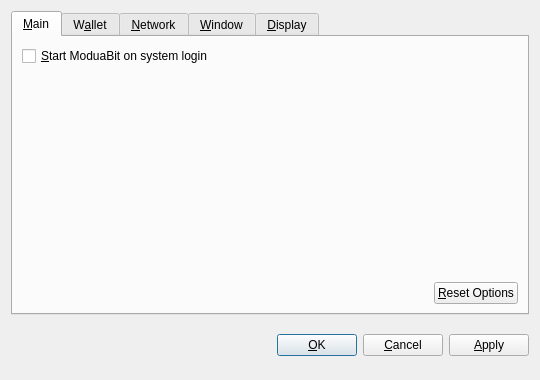
<?xml version="1.0" encoding="UTF-8"?>
<ui version="4.0">
 <class>OptionsDialog</class>
 <widget class="QDialog" name="OptionsDialog">
  <property name="geometry">
   <rect>
    <x>0</x>
    <y>0</y>
    <width>540</width>
    <height>380</height>
   </rect>
  </property>
  <property name="windowTitle">
   <string>Options</string>
  </property>
  <property name="modal">
   <bool>true</bool>
  </property>
  <layout class="QVBoxLayout" name="verticalLayout">
   <item>
    <widget class="QTabWidget" name="tabWidget">
     <property name="tabPosition">
      <enum>QTabWidget::North</enum>
     </property>
     <property name="currentIndex">
      <number>0</number>
     </property>
     <widget class="QWidget" name="tabMain">
      <attribute name="title">
       <string>&amp;Main</string>
      </attribute>
      <layout class="QVBoxLayout" name="verticalLayout_Main">
       <item>
        <widget class="QCheckBox" name="bitcoinAtStartup">
         <property name="toolTip">
          <string>Automatically start ModuaBit after logging in to the system.</string>
         </property>
         <property name="text">
          <string>&amp;Start ModuaBit on system login</string>
         </property>
        </widget>
       </item>
       <item>
        <spacer name="verticalSpacer_Main">
         <property name="orientation">
          <enum>Qt::Vertical</enum>
         </property>
         <property name="sizeHint" stdset="0">
          <size>
           <width>20</width>
           <height>40</height>
          </size>
         </property>
        </spacer>
       </item>
       <item>
        <layout class="QHBoxLayout" name="horizontalLayout_2_Main">
         <item>
          <spacer name="horizontalSpacer_2_Main">
           <property name="orientation">
            <enum>Qt::Horizontal</enum>
           </property>
           <property name="sizeHint" stdset="0">
            <size>
             <width>40</width>
             <height>20</height>
            </size>
           </property>
          </spacer>
         </item>
         <item>
          <widget class="QPushButton" name="resetButton">
           <property name="toolTip">
            <string>Reset all client options to default.</string>
           </property>
           <property name="text">
            <string>&amp;Reset Options</string>
           </property>
           <property name="autoDefault">
            <bool>false</bool>
           </property>
          </widget>
         </item>
        </layout>
       </item>
      </layout>
     </widget>
     <widget class="QWidget" name="tabWallet">
      <attribute name="title">
       <string>W&amp;allet</string>
      </attribute>
      <layout class="QVBoxLayout" name="verticalLayout_Network">
       <item>
        <widget class="QLabel" name="transactionFeeInfoLabel">
         <property name="text">
          <string>Optional transaction fee per kB that helps make sure your transactions are processed quickly. Most transactions are 1 kB.</string>
         </property>
         <property name="textFormat">
          <enum>Qt::PlainText</enum>
         </property>
         <property name="wordWrap">
          <bool>true</bool>
         </property>
        </widget>
       </item>
       <item>
        <layout class="QHBoxLayout" name="horizontalLayout_1_Main">
         <item>
          <widget class="QLabel" name="transactionFeeLabel">
           <property name="text">
            <string>Pay transaction &amp;fee</string>
           </property>
           <property name="textFormat">
            <enum>Qt::PlainText</enum>
           </property>
           <property name="buddy">
            <cstring>transactionFee</cstring>
           </property>
          </widget>
         </item>
         <item>
          <widget class="BitcoinAmountField" name="transactionFee"/>
         </item>
         <item>
          <spacer name="horizontalSpacer_1_Main">
           <property name="orientation">
            <enum>Qt::Horizontal</enum>
           </property>
           <property name="sizeHint" stdset="0">
            <size>
             <width>40</width>
             <height>20</height>
            </size>
           </property>
          </spacer>
         </item>
        </layout>
       </item>
       <item>
        <widget class="QLabel" name="label">
         <property name="text">
          <string>If you disable the spending of unconfirmed change, the change from a transaction cannot be used until that transaction has at least one confirmation. This also affects how your balance is computed.</string>
         </property>
         <property name="wordWrap">
          <bool>true</bool>
         </property>
        </widget>
       </item>
       <item>
        <widget class="QCheckBox" name="spendZeroConfChange">
         <property name="text">
          <string>Spend unconfirmed change  (experts only)</string>
         </property>
        </widget>
       </item>
       <item>
        <spacer name="verticalSpacer">
         <property name="orientation">
          <enum>Qt::Vertical</enum>
         </property>
         <property name="sizeHint" stdset="0">
          <size>
           <width>20</width>
           <height>40</height>
          </size>
         </property>
        </spacer>
       </item>
      </layout>
     </widget>
     <widget class="QWidget" name="tabNetwork">
      <attribute name="title">
       <string>&amp;Network</string>
      </attribute>
      <layout class="QVBoxLayout" name="verticalLayout_Network">
       <item>
        <widget class="QCheckBox" name="mapPortUpnp">
         <property name="toolTip">
          <string>Automatically open the ModuaBit client port on the router. This only works when your router supports UPnP and it is enabled.</string>
         </property>
         <property name="text">
          <string>Map port using &amp;UPnP</string>
         </property>
        </widget>
       </item>
       <item>
        <widget class="QCheckBox" name="connectSocks">
         <property name="toolTip">
          <string>Connect to the ModuaBit network through a SOCKS proxy (e.g. when connecting through Tor).</string>
         </property>
         <property name="text">
          <string>&amp;Connect through SOCKS proxy:</string>
         </property>
        </widget>
       </item>
       <item>
        <layout class="QHBoxLayout" name="horizontalLayout_Network">
         <item>
          <widget class="QLabel" name="proxyIpLabel">
           <property name="text">
            <string>Proxy &amp;IP:</string>
           </property>
           <property name="textFormat">
            <enum>Qt::PlainText</enum>
           </property>
           <property name="buddy">
            <cstring>proxyIp</cstring>
           </property>
          </widget>
         </item>
         <item>
          <widget class="QValidatedLineEdit" name="proxyIp">
           <property name="maximumSize">
            <size>
             <width>140</width>
             <height>16777215</height>
            </size>
           </property>
           <property name="toolTip">
            <string>IP address of the proxy (e.g. 127.0.0.1)</string>
           </property>
          </widget>
         </item>
         <item>
          <widget class="QLabel" name="proxyPortLabel">
           <property name="text">
            <string>&amp;Port:</string>
           </property>
           <property name="textFormat">
            <enum>Qt::PlainText</enum>
           </property>
           <property name="buddy">
            <cstring>proxyPort</cstring>
           </property>
          </widget>
         </item>
         <item>
          <widget class="QLineEdit" name="proxyPort">
           <property name="maximumSize">
            <size>
             <width>55</width>
             <height>16777215</height>
            </size>
           </property>
           <property name="toolTip">
            <string>Port of the proxy (e.g. 9050)</string>
           </property>
          </widget>
         </item>
         <item>
          <widget class="QLabel" name="socksVersionLabel">
           <property name="text">
            <string>SOCKS &amp;Version:</string>
           </property>
           <property name="textFormat">
            <enum>Qt::PlainText</enum>
           </property>
           <property name="buddy">
            <cstring>socksVersion</cstring>
           </property>
          </widget>
         </item>
         <item>
          <widget class="QValueComboBox" name="socksVersion">
           <property name="toolTip">
            <string>SOCKS version of the proxy (e.g. 5)</string>
           </property>
          </widget>
         </item>
         <item>
          <spacer name="horizontalSpacer_Network">
           <property name="orientation">
            <enum>Qt::Horizontal</enum>
           </property>
           <property name="sizeHint" stdset="0">
            <size>
             <width>40</width>
             <height>20</height>
            </size>
           </property>
          </spacer>
         </item>
        </layout>
       </item>
       <item>
        <spacer name="verticalSpacer_Network">
         <property name="orientation">
          <enum>Qt::Vertical</enum>
         </property>
         <property name="sizeHint" stdset="0">
          <size>
           <width>20</width>
           <height>40</height>
          </size>
         </property>
        </spacer>
       </item>
      </layout>
     </widget>
     <widget class="QWidget" name="tabWindow">
      <attribute name="title">
       <string>&amp;Window</string>
      </attribute>
      <layout class="QVBoxLayout" name="verticalLayout_Window">
       <item>
        <widget class="QCheckBox" name="minimizeToTray">
         <property name="toolTip">
          <string>Show only a tray icon after minimizing the window.</string>
         </property>
         <property name="text">
          <string>&amp;Minimize to the tray instead of the taskbar</string>
         </property>
        </widget>
       </item>
       <item>
        <widget class="QCheckBox" name="minimizeOnClose">
         <property name="toolTip">
          <string>Minimize instead of exit the application when the window is closed. When this option is enabled, the application will be closed only after selecting Quit in the menu.</string>
         </property>
         <property name="text">
          <string>M&amp;inimize on close</string>
         </property>
        </widget>
       </item>
       <item>
        <spacer name="verticalSpacer_Window">
         <property name="orientation">
          <enum>Qt::Vertical</enum>
         </property>
         <property name="sizeHint" stdset="0">
          <size>
           <width>20</width>
           <height>40</height>
          </size>
         </property>
        </spacer>
       </item>
      </layout>
     </widget>
     <widget class="QWidget" name="tabDisplay">
      <attribute name="title">
       <string>&amp;Display</string>
      </attribute>
      <layout class="QVBoxLayout" name="verticalLayout_Display">
       <item>
        <layout class="QHBoxLayout" name="horizontalLayout_1_Display">
         <item>
          <widget class="QLabel" name="langLabel">
           <property name="text">
            <string>User Interface &amp;language:</string>
           </property>
           <property name="textFormat">
            <enum>Qt::PlainText</enum>
           </property>
           <property name="buddy">
            <cstring>lang</cstring>
           </property>
          </widget>
         </item>
         <item>
          <widget class="QValueComboBox" name="lang">
           <property name="toolTip">
            <string>The user interface language can be set here. This setting will take effect after restarting ModuaBit.</string>
           </property>
          </widget>
         </item>
        </layout>
       </item>
       <item>
        <layout class="QHBoxLayout" name="horizontalLayout_2_Display">
         <item>
          <widget class="QLabel" name="unitLabel">
           <property name="text">
            <string>&amp;Unit to show amounts in:</string>
           </property>
           <property name="textFormat">
            <enum>Qt::PlainText</enum>
           </property>
           <property name="buddy">
            <cstring>unit</cstring>
           </property>
          </widget>
         </item>
         <item>
          <widget class="QValueComboBox" name="unit">
           <property name="toolTip">
            <string>Choose the default subdivision unit to show in the interface and when sending coins.</string>
           </property>
          </widget>
         </item>
        </layout>
       </item>
       <item>
        <widget class="QCheckBox" name="displayAddresses">
         <property name="toolTip">
          <string>Whether to show ModuaBit addresses in the transaction list or not.</string>
         </property>
         <property name="text">
          <string>&amp;Display addresses in transaction list</string>
         </property>
        </widget>
       </item>
       <item>
        <widget class="QCheckBox" name="coinControlFeatures">
         <property name="toolTip">
          <string>Whether to show coin control features or not.</string>
         </property>
         <property name="text">
          <string>Display coin &amp;control features (experts only!)</string>
         </property>
        </widget>
       </item>
       <item>
        <spacer name="verticalSpacer_Display">
         <property name="orientation">
          <enum>Qt::Vertical</enum>
         </property>
         <property name="sizeHint" stdset="0">
          <size>
           <width>20</width>
           <height>40</height>
          </size>
         </property>
        </spacer>
       </item>
      </layout>
     </widget>
    </widget>
   </item>
   <item>
    <layout class="QHBoxLayout" name="horizontalLayout_Buttons">
     <item>
      <spacer name="horizontalSpacer_1">
       <property name="orientation">
        <enum>Qt::Horizontal</enum>
       </property>
       <property name="sizeHint" stdset="0">
        <size>
         <width>40</width>
         <height>48</height>
        </size>
       </property>
      </spacer>
     </item>
     <item>
      <widget class="QLabel" name="statusLabel">
       <property name="font">
        <font>
         <weight>75</weight>
         <bold>true</bold>
        </font>
       </property>
       <property name="text">
        <string/>
       </property>
       <property name="textFormat">
        <enum>Qt::PlainText</enum>
       </property>
       <property name="wordWrap">
        <bool>true</bool>
       </property>
      </widget>
     </item>
     <item>
      <spacer name="horizontalSpacer_2">
       <property name="orientation">
        <enum>Qt::Horizontal</enum>
       </property>
       <property name="sizeHint" stdset="0">
        <size>
         <width>40</width>
         <height>48</height>
        </size>
       </property>
      </spacer>
     </item>
     <item>
      <widget class="QPushButton" name="okButton">
       <property name="text">
        <string>&amp;OK</string>
       </property>
      </widget>
     </item>
     <item>
      <widget class="QPushButton" name="cancelButton">
       <property name="text">
        <string>&amp;Cancel</string>
       </property>
       <property name="autoDefault">
        <bool>false</bool>
       </property>
      </widget>
     </item>
     <item>
      <widget class="QPushButton" name="applyButton">
       <property name="text">
        <string>&amp;Apply</string>
       </property>
       <property name="autoDefault">
        <bool>false</bool>
       </property>
      </widget>
     </item>
    </layout>
   </item>
  </layout>
 </widget>
 <customwidgets>
  <customwidget>
   <class>BitcoinAmountField</class>
   <extends>QSpinBox</extends>
   <header>bitcoinamountfield.h</header>
  </customwidget>
  <customwidget>
   <class>QValueComboBox</class>
   <extends>QComboBox</extends>
   <header>qvaluecombobox.h</header>
  </customwidget>
  <customwidget>
   <class>QValidatedLineEdit</class>
   <extends>QLineEdit</extends>
   <header>qvalidatedlineedit.h</header>
  </customwidget>
 </customwidgets>
 <resources/>
 <connections/>
</ui>
